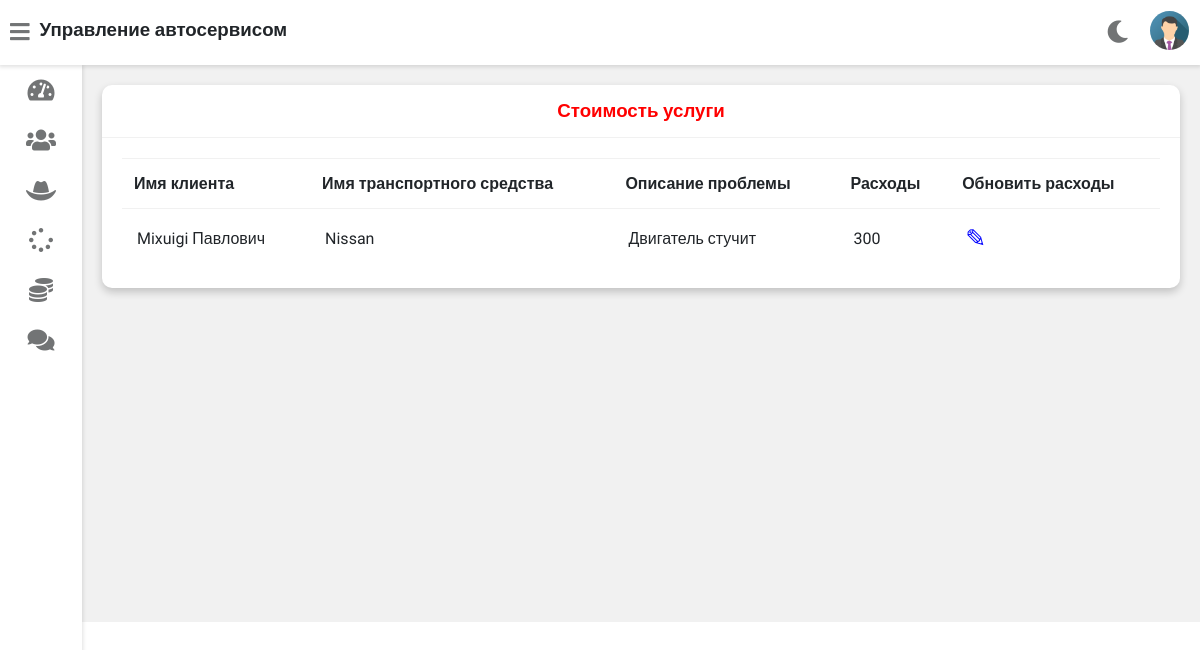
Screenshot of /admin-view-service-cost (signed in) with the database file from the repository.
### vehicle/models.py (models this page shows, shortened)
class Customer(models.Model):
    user = models.OneToOneField(User, on_delete=models.CASCADE)
    profile_pic = models.ImageField(upload_to='profile_pic/CustomerProfilePic/', null=True, blank=True)
    address = models.CharField(max_length=40)
    mobile = models.CharField(max_length=20, null=False)
    @property
    def get_name(self):
        return self.user.first_name + " " + self.user.last_name
    def __str__(self):
        return self.user.first_name

class Request(models.Model):
    cat = (('грузовик больше 3.5т', 'грузовик больше 3.5т'),
           ('грузовик меньше 3.5т', 'грузовик меньше 3.5т'),
           ('электрокар', 'электрокар'),
           ('гибридное авто', 'гибридное авто'),
           ('автомобиль с ДВС', 'автомобиль с ДВС'))
    category = models.CharField(max_length=50, choices=cat)
    vehicle_no = models.CharField(max_length=40, null=False)
    vehicle_name = models.CharField(max_length=40, null=False)
    vehicle_model = models.CharField(max_length=40, null=False)
    vehicle_brand = models.CharField(max_length=40, null=False)
    problem_description = models.CharField(max_length=500, null=False)
    date = models.DateField(auto_now=True)
    cost = models.PositiveIntegerField(null=True)
    customer = models.ForeignKey('Customer', on_delete=models.CASCADE, null=True)
    mechanic = models.ForeignKey('Mechanic', on_delete=models.CASCADE, null=True)
    stat = (
        ('В ожидании', 'В ожидании'), ('Одобрено', 'Одобрено'), ('Ремонт', 'Ремонт'),
        ('Отремонтировано', 'Отремонтировано'),
        ('Можно забирать', 'Можно забирать'))
    status = models.CharField(max_length=50, choices=stat, default='В ожидании', null=True)

### vehicle/views.py (the view)
# urls.py: path('admin-view-service-cost', views.admin_view_service_cost_view, name='admin-view-service-cost'),
@login_required(login_url='adminlogin')
def admin_view_service_cost_view(request):
    enquiry = models.Request.objects.all().order_by('-id')
    customers = []
    for enq in enquiry:
        customer = models.Customer.objects.get(id=enq.customer_id)
        customers.append(customer)
    print(customers)
    return render(request, 'vehicle/admin_view_service_cost.html', {'data': zip(customers, enquiry)})

### templates/vehicle/admin_view_service_cost.html
{% extends 'vehicle/adminbase.html' %}
{% block content %}
	<div class="wrapper">
		<div class="row">
			<div class="col-12 col-m-12 col-sm-12">
				<div class="card">
					<div class="card-header">
						<h3 style="color:red; text-align:center" >Стоимость услуги
						</h3>
					</div>
					<div class="card-content">
						<table>
							<thead>
                <tr>
                  <th>Имя клиента</th>
                  <th>Имя транспортного средства</th>
                  <th>Описание проблемы</th>
                  <th>Расходы</th>
                  <th>Обновить расходы</th>
                </tr>
							</thead>
							<tbody>
                {% for c,r in data %}
                <tr>
                  <td> {{c.get_name}}</td>
                  <td> {{r.vehicle_name}}</td>
                  <td>{{r.problem_description}}</td>
                  <td>{{r.cost}}</td>
                  <td><a  style="color:blue; text-decoration:none;font-size:25px;" href="{% url 'update-cost' r.id  %}">&#9998;</a></td>
                </tr>
                {% endfor %}
							</tbody>
						</table>
					</div>
				</div>
			</div>
		</div>
<br><br><br><br><br><br><br><br><br><br><br><br><br><br><br><br>
	</div>
{% endblock content %}

### static/style.css (style rules this page uses)
:root { --primary-color: #4834d4; --success-color: #6ab04c; --warning-color: #f0932b; --danger-color: #eb4d4b; --light-color: #212529; --light-second-color: #727475; --light-background: #ffffff; --light-second-background: #f1f1f1; --dark-color: #909090; --dark-second-color: #f5f6fa; --dark-background: #23242D; --dark-second-background: #181818; }
.light { --main-bg-color: var(--light-background); --second-bg-color: var(--light-second-background); --main-color: var(--light-color); --second-color: var(--light-second-color); }
* { box-sizing: border-box; }
body { font-family: 'Roboto', sans-serif; background: var(--main-bg-color); color: var(--main-color); margin: 0; }
.wrapper { padding: 10px; margin-left: 82px; padding-top: 75px; background: var(--second-bg-color); transition: margin-left .5s; }
.row { display: flex; flex-wrap: wrap; flex-direction: row; }
.row:after, .row:before { box-sizing: border-box; }
[class*="col-"] { padding: 10px; }
@media only screen and (min-width: 600px) { .col-sm-12 { width: 100%; } }
@media only screen and (min-width: 768px) { .col-m-12 { width: 100%; } }
@media only screen and (min-width: 992px) { .col-12 { width: 100%; } }
.card { background: var(--main-bg-color); color: var(--main-color); border-radius: 10px; margin-bottom: 10px; box-shadow: 0 4px 8px 0 rgba(0,0,0,0.2); }
.card-header { padding: 15px 30px; border-bottom: 1px solid var(--second-bg-color); position: relative; }
.card-header h3 { margin: 0; }
.card-content { padding: 20px; overflow-x: auto; }
table { border-collapse: collapse; width: 100%; }
table td { border-top: 1px solid var(--second-bg-color); padding: 15px; }
table th { border-top: 1px solid var(--second-bg-color); border-bottom: 1px solid var(--second-bg-color); padding: 15px 12px; text-align: left; }

### rows the page displays
Customer: get_name "Mixuigi Павлович", vehicle_name "Nissan", problem_description "Двигатель стучит", cost "300"
